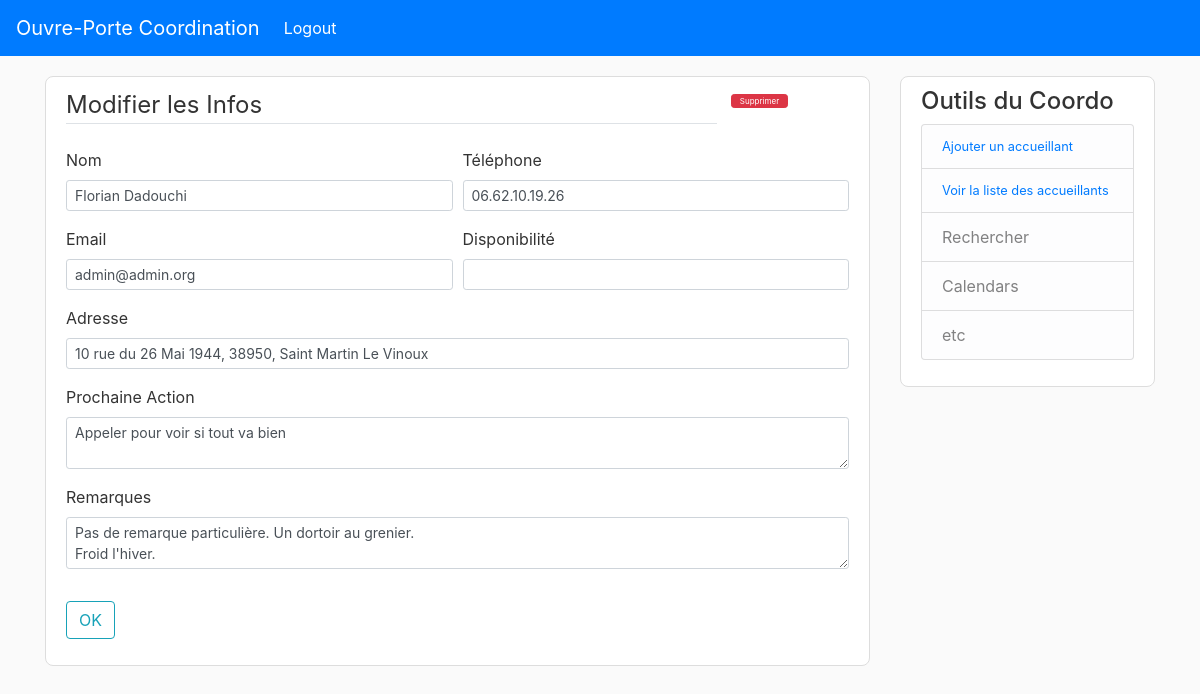
The page /accueillant/2 (signed in) on the database its author committed.
### flask_app/models.py (models this page shows, shortened)
class Accueillant(db.Model):
    id = db.Column(db.Integer, primary_key=True)
    disponibilite = db.Column(db.String(120), unique=False, nullable=True)
    nom = db.Column(db.String(120), unique=True, nullable=False)
    tel = db.Column(db.String(120), unique=False, nullable=True)
    adresse = db.Column(db.String(120), unique=False, nullable=True)
    email = db.Column(db.String(120), unique=False, nullable=True)
    next_action = db.Column(db.Text, unique=False, nullable=True)
    remarques = db.Column(db.Text, unique=False, nullable=True)

### flask_app/routes.py (the view)
@app.route('/accueillant/<int:acc_id>', methods=['GET', 'POST'])
@login_required
def update_accueillant(acc_id):
    acc = Accueillant.query.get_or_404(acc_id)
    form = AccueillantInfoForm()
    if form.validate_on_submit():
        acc.nom = form.nom.data
        acc.tel = form.tel.data
        acc.adresse = form.adresse.data
        acc.email = form.email.data
        acc.next_action = form.next_action.data
        acc.remarques = form.remarques.data
        db.session.commit()
        return redirect(url_for('home'))
    elif request.method == 'GET':
        form.nom.data = acc.nom
        form.tel.data = acc.tel
        form.adresse.data = acc.adresse
        form.email.data = acc.email
        form.next_action.data = acc.next_action
        form.remarques.data = acc.remarques
    return render_template('accueillant_infos.html',
                           title='create_modif_accueillant',
                           legend='Modifier les Infos',
                           form=form,
                           accueillant=acc)

### flask_app/forms.py
class AccueillantInfoForm(FlaskForm):
    disponibilite = StringField('Disponibilité')
    nom = StringField('Nom', validators=[DataRequired()])
    tel = StringField('Téléphone')
    adresse = StringField('Adresse')
    email = StringField('Email')
    next_action = TextAreaField('Prochaine Action')
    remarques = TextAreaField('Remarques')
    submit = SubmitField("OK")

### flask_app/models.py (called while the page is built)
@login_manager.user_loader
def load_coordinateur(coordo_id):
    return Coordinateur.query.get(int(coordo_id))

### flask_app/templates/accueillant_infos.html (shortened to what this page needs)
{% extends "layout.html" %}
{% block content %}
<div class="content-section">
    <form method="POST" action="">
        <fieldset class="form-group">
            <div class="form-row">
                <div class="col-10">
                    <legend class="border-bottom mb-4"> {{ legend }}</legend>
                </div>
                {% if accueillant %}
                <div class="col-2">
                    <button type="button" class="btn btn-danger btn-sm m-1 py-0" style="font-size: 0.5em;"
                        data-toggle="modal" data-target="#deleteModal">
                        Supprimer
                    </button>
                </div>
                {% endif %}
            </div>
            <div class="form-row">
                <div class="form-group col-md-6">
                    {{ form.nom.label(class="form-control-label") }}
                    {% if form.nom.errors %}
                    {{ form.nom(class="form-control form-control-sm is-invalid") }}
                    <div class="invalid-feedback">
                        {% for error in form.nom.errors %}
                        <span>{{ error }}</span>
                        {% endfor%}
                    </div>
                    {% else %}
                    {{ form.nom(class="form-control form-control-sm") }}
                    {% endif %}
                </div>
                <div class="form-group col-md-6">
                    {{ form.tel.label(class="form-control-label") }}
                    {% if form.tel.errors %}
                    {{ form.tel(class="form-control form-control-sm is-invalid") }}
                    <div class="invalid-feedback">
                        {% for error in form.tel.errors %}
                        <span>{{ error }}</span>
                        {% endfor%}
                    </div>
                    {% else %}
                    {{ form.tel(class="form-control form-control-sm") }}
                    {% endif %}
                </div>
            </div>
            <div class="form-row">
                <div class="form-group col-md-6">
                    {{ form.email.label(class="form-control-label") }}
                    {% if form.email.errors %}
                    {{ form.email(class="form-control form-control-sm is-invalid") }}
                    <div class="invalid-feedback">
                        {% for error in form.email.errors %}
                        <span>{{ error }}</span>
                        {% endfor%}
                    </div>
                    {% else %}
                    {{ form.email(class="form-control form-control-sm") }}
                    {% endif %}
                </div>
                <div class="form-group col-md-6">
                    {{ form.disponibilite.label(class="form-control-label") }}
                    {% if form.disponibilite.errors %}
                    {{ form.disponibilite(class="form-control form-control-sm is-invalid") }}
                    <div class="invalid-feedback">
                        {% for error in form.disponibilite.errors %}
                        <span>{{ error }}</span>
                        {% endfor%}
                    </div>
                    {% else %}
                    {{ form.disponibilite(class="form-control form-control-sm") }}
                    {% endif %}
                </div>
            </div>
            <div class="form-group">
                {{ form.adresse.label(class="form-control-label") }}
                {% if form.adresse.errors %}
                {{ form.adresse(class="form-control form-control-sm is-invalid") }}
                <div class="invalid-feedback">
                    {% for error in form.adresse.errors %}
                    <span>{{ error }}</span>
                    {% endfor%}
                </div>
                {% else %}
                {{ form.adresse(class="form-control form-control-sm") }}
                {% endif %}
            </div>
            <div class="form-group">
                {{ form.next_action.label(class="form-control-label") }}
                {% if form.next_action.errors %}
                {{ form.next_action(class="form-control form-control-sm is-invalid") }}
                <div class="invalid-feedback">
                    {% for error in form.next_action.errors %}
                    <span>{{ error }}</span>
                    {% endfor%}
                </div>
                {% else %}
                {{ form.next_action(class="form-control form-control-sm") }}
                {% endif %}
            </div>
            <div class="form-group">
                {{ form.remarques.label(class="form-control-label") }}
                {% if form.remarques.errors %}
                {{ form.remarques(class="form-control form-control-sm is-invalid") }}
                <div class="invalid-feedback">
                    {% for error in form.remarques.errors %}
                    <span>{{ error }}</span>
                    {% endfor%}
                </div>
                {% else %}
                {{ form.remarques(class="form-control form-control-sm") }}
                {% endif %}
            </div>
        </fieldset>
        <div class="form-group">
            {{ form.submit(class="btn btn-outline-info")}}
        </div>
    </form>
</div>
{% endblock content %}

### flask_app/static/main.css (style rules this page uses)
body { background: #fafafa; color: #333333; }
.content-section { background: #ffffff; border-radius: 8px; border: 1px solid #dddddd; padding: 10px 20px; margin-bottom: 20px; margin-top: 20px; }

### rows shown on the page
Accueillant: nom "Florian Dadouchi", tel "06.62.10.19.26", email "admin@admin.org", adresse "10 rue du 26 Mai 1944, 38950, Saint Martin Le Vinoux", next_action "Appeler pour voir si tout va bien", remarques "Pas de remarque particulière. Un dortoir au grenier. Froid l'hiver."

### other values the page prints
{{ legend }} "Modifier les Infos"
